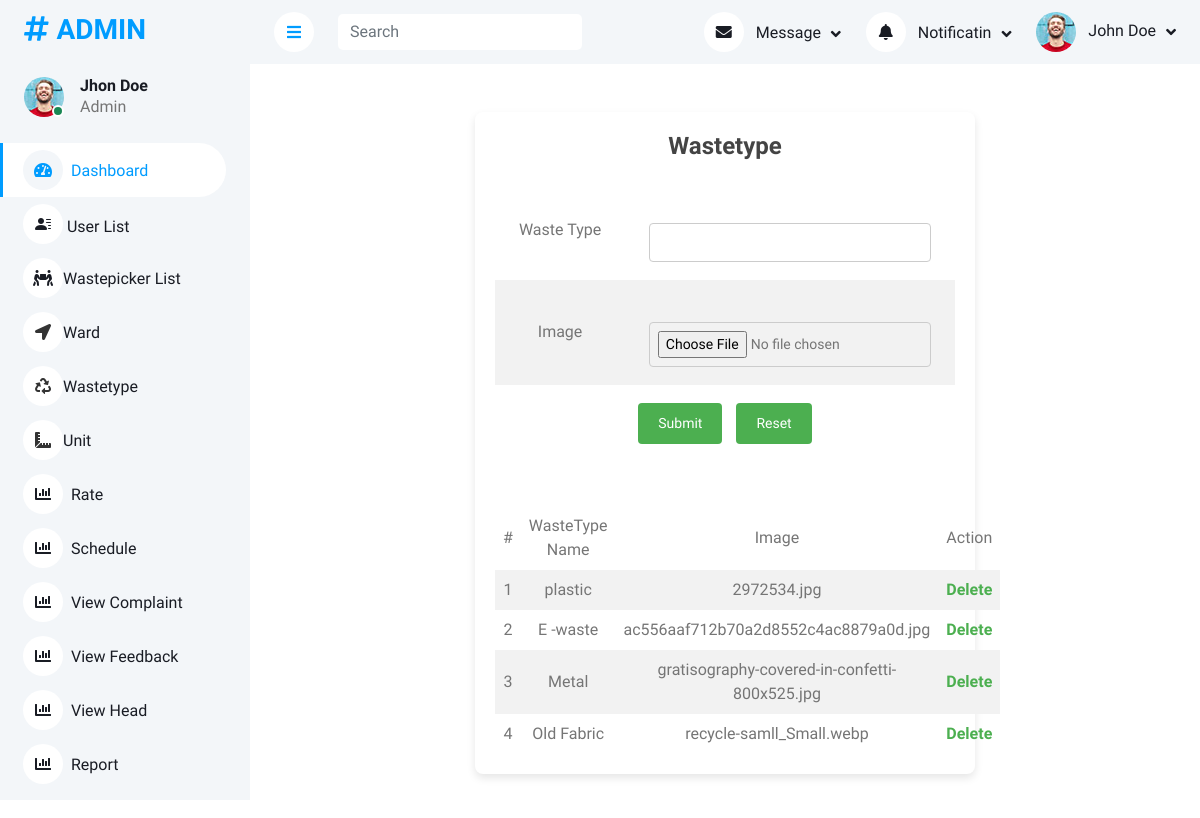
Screenshot of /Admin/Wastetype.php with the database file from the repository.
### tables this page shows
CREATE TABLE IF NOT EXISTS `tbl_wastetype` (
  `wastetype_id` int(11) NOT NULL AUTO_INCREMENT,
  `wastetype_name` varchar(50) NOT NULL,
  `wastetype_image` varchar(50) NOT NULL,
  PRIMARY KEY (`wastetype_id`)
);

### Admin/Wastetype.php (the view, shortened to what this page needs)
<?php
include("Head.php");
 ?>
<!DOCTYPE html PUBLIC "-//W3C//DTD XHTML 1.0 Transitional//EN" "http://www.w3.org/TR/xhtml1/DTD/xhtml1-transitional.dtd">
<html xmlns="http://www.w3.org/1999/xhtml">
<head>
</head>
<body>
 <br /><br />
<form action="" method="post" enctype="multipart/form-data" name="form1" id="form1" class="form">
<h1 align="center">Wastetype</h1>
  <table align="center">
    <tr>
      <td width="86">Waste Type</td>
      <td width="218"><label for="txtwastetype"></label>
      <input type="text" name="txtwastetype" id="txtwastetype" /></td>
    </tr>
    <tr>
      <td>Image</td>
      <td><label for="fileimage"></label>
      <input type="file" name="fileimage" id="fileimage" /></td>
    </tr>
    <tr>
      <td colspan="2" align="center"><input type="submit" name="btnsubmit" id="btnsubmit" value="Submit" />
      <input type="reset" name="btnreset" id="btnreset" value="Reset" /></td>
    </tr>
  </table>
  <table  align="center">
    <tr>
      <td>#</td>
      <td>WasteType Name</td>
      <td>Image</td>
      <td>Action</td>
  </tr>
  <?php
  $i=0;
  $sel = "select * from tbl_wastetype";
  $result=mysql_query($sel);
  while($data=mysql_fetch_array($result))
  {
	  $i++;
  ?>
    <tr>
     <td><?php echo $i ?></td>
     <td><?php echo $data["wastetype_name"] ?></td>
     <td><?php echo $data["wastetype_image"] ?></td>
     <td>
     <a href="Wastetype.php?did=<?php echo $data["wastetype_id"]?>" class="a">Delete</a></td>
	 </tr>
	 <?php }?>
  </table>
</form>
 <br /><br />
</body>
</html>
<?php include("Foot.php"); ?>

### Assest/Templates/Admin/css/style.css (style rules this page uses)
:root { --primary: #009CFF; --light: #F3F6F9; --dark: #191C24; }

### Admin/Wastetype.php (style rules this page uses)
h1 { text-align: center; color: #444; font-size: 24px; margin-bottom: 20px; }
.form { max-width: 500px; margin: 0 auto; padding: 20px; background-color: #ffffff; box-shadow: 0px 4px 8px rgba(0, 0, 0, 0.1); border-radius: 8px; }
table { width: 100%; border-collapse: collapse; margin-top: 20px; }
table, th, td { padding: 8px; text-align: center; }
tr:nth-child(even) { background-color: #f2f2f2; }
input[type="text"], input[type="file"] { width: 90%; padding: 8px; font-size: 14px; border: 1px solid #ccc; border-radius: 4px; display: block; margin: 10px auto; }
input[type="submit"], input[type="reset"] { padding: 10px 20px; font-size: 14px; color: #fff; background-color: #4CAF50; border: none; border-radius: 4px; cursor: pointer; transition: background-color 0.3s; margin: 10px 5px; }
.a { color: #4CAF50; text-decoration: none; font-weight: bold; }

### rows the page displays
tbl_wastetype: wastetype_name "plastic", wastetype_image "2972534.jpg"
tbl_wastetype: wastetype_name "E -waste", wastetype_image "ac556aaf712b70a2d8552c4ac8879a0d.jpg"
tbl_wastetype: wastetype_name "Metal", wastetype_image "gratisography-covered-in-confetti-800x525.jpg"
tbl_wastetype: wastetype_name "Old Fabric", wastetype_image "recycle-samll_Small.webp"
